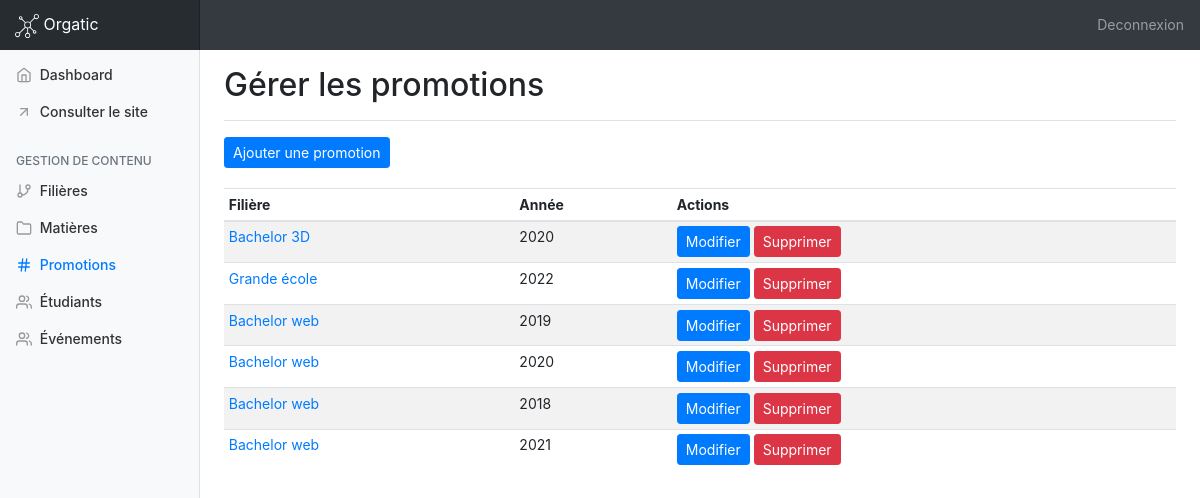
Page /manage_promos.php (signed in) on the committed database.
### tables this page shows
CREATE TABLE `promos` (
  `id` int(11) NOT NULL,
  `year` int(11) NOT NULL,
  `filiereID` int(11) NOT NULL
);

### models/admin/manage_promos.php (called while the page is built)
<?php
$req = $bdd->prepare('SELECT * FROM promos ORDER BY id DESC');
$req->execute();
$promos = $req->fetchAll();
foreach ($promos as $key => $promo) {
    $req = $bdd->prepare('SELECT * FROM filieres WHERE id = ?');
    $req->execute([$promo['filiereID']]);
    $filiere = $req->fetch()['name'];
    $promos[$key]['filiere'] = $filiere;
}

### public/manage_promos.php (the view, shortened to what this page needs)
<?php
    require_once '../app/config/system.php';
    $title = 'Gérer les promotions';
    require_once INCLUDES . '/admin/header.php';
    require_once DIR_MODELS . '/admin/manage_promos.php';
?>
        <main role="main" class="col-md-9 ml-sm-auto col-lg-10 pt-3 px-4">
            <div class="d-flex justify-content-between flex-wrap flex-md-nowrap align-items-center pb-2 mb-3 border-bottom">
                <h1 class="h2"><?= $title; ?></h1>
            </div>
            <div style="margin-bottom:20px;">
                <a href="add_promo.php" class="btn btn-sm btn-primary">Ajouter une promotion</a>
            </div>
            <div class="table-responsive">
                <table class="table table-striped table-sm">
                    <thead>
                    <tr>
                        <th>Filière</th>
                        <th>Année</th>
                        <th>Actions</th>
                    </tr>
                    </thead>
                    <tbody>
                    <?php
                        foreach ($promos as $promo) {
                            echo '<tr>';
                            echo '<td><a href="edit_promo.php?id='.$promo['id'].'">'.$promo['filiere'].'</a></td>';
                            echo '<td>'.$promo['year'].'</td>';
                            echo '<td><a href="edit_promo.php?id='.$promo['id'].'" class="btn btn-sm btn-primary">Modifier</a> <a href="do/delete_promo.php?id='.$promo['id'].'&csrf='.$_SESSION['csrf'].'" class="btn btn-sm btn-danger">Supprimer</a></td>';
                            echo '</tr>';
                        }
                    ?>
                    </tbody>
                </table>
            </div>
        </main>
<?php
require_once INCLUDES . '/admin/footer.php';
?>

### public/assets/admin/css/dashboard.css (style rules this page uses)
body { font-size: .875rem; }
.border-bottom { border-bottom: 1px solid #e5e5e5; }

### rows in the picture
promos: filiere "Bachelor 3D", year "2020"
promos: filiere "Grande école", year "2022"
promos: filiere "Bachelor web", year "2019"
promos: filiere "Bachelor web", year "2020"
promos: filiere "Bachelor web", year "2018"

### other values in the picture
APP_NAME "Orgatic"
$title "Gérer les promotions"
$promo['filiere'] "Bachelor web"
$promo['year'] "2021"
